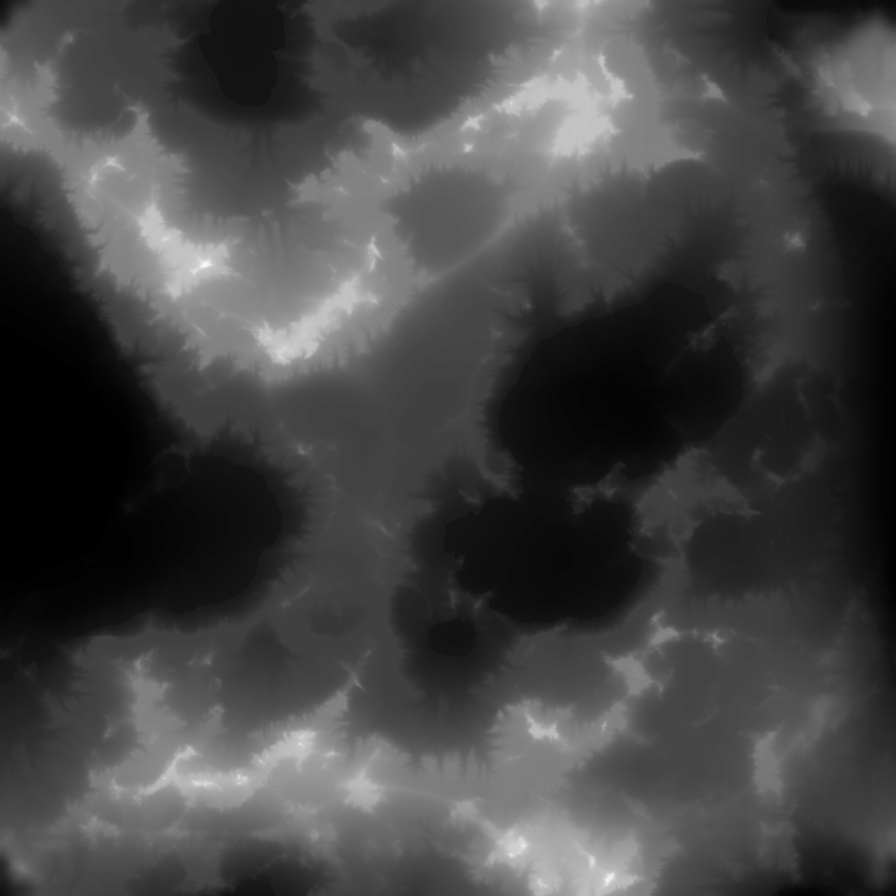
#> input picture vibecoded/games/landscape/assets/heightmap.png, 1792 x 1792 px, given in place of heightmap.bmp, which was not available (shown at 1/2 size)
$ python convert-assets.py
#> lines starting #> are read from the running program, lines starting #| are printed output that depends on the picture; pictures that were not available may be replaced by others from this repository, and a replacement may not be noted
#!/usr/bin/env python3
"""Convert the 2010 demo's 8-bit BMPs into PNGs the browser can load.

The originals are left untouched. Output is committed to html/assets/
so that running the demo needs no build step; this script exists so the
derivation is reproducible and documented.

    python3 html/tools/convert-assets.py

Notes on the source data:
  - heightmap.bmp has a pure grayscale palette, so the palette index IS
    the terrain height. Verified below rather than assumed.
  - texture.bmp keeps its own 256-colour palette. It is written as an
    indexed PNG (1.9 MB) rather than RGB (5.8 MB); both are lossless,
    and retro mode depends on the palette colours being exact, which
    rules out lossy formats.
"""
import sys
from pathlib import Path

try:
    from PIL import Image
except ImportError:
    sys.exit("Pillow is required:  pip install pillow")

TOOLS = Path(__file__).resolve().parent
ROOT = TOOLS.parent.parent          # the original demo directory
OUT = TOOLS.parent / "assets"       # html/assets


def convert(src_name, dst_name, mode=None):
    src, dst = ROOT / src_name, OUT / dst_name
    if not src.exists():
        sys.exit(f"missing source asset: {src}")
    img = Image.open(src)
    if mode:
        img = img.convert(mode)
    dst.parent.mkdir(parents=True, exist_ok=True)
    img.save(dst, optimize=True)
    print(f"{src_name:16} {img.size[0]}x{img.size[1]} {img.mode:2} "
          f"-> {dst_name:16} {dst.stat().st_size // 1024:5} KB")
    return img


def convert_sky(src_name, dst_name):
    """The sky strip is ordered dithering left over from 8-bit colour.

    Stretched across the screen at 24bpp that dither reads as coloured
    speckle rather than as a gradient, so it gets a light blur. The
    terrain texture is deliberately NOT treated this way: there the
    dither is the look, and retro mode needs its palette exact.

    The blur wraps horizontally -- it is a panorama, and blurring the
    edges independently would put a seam at due north.
    """
    from PIL import ImageFilter
    img = Image.open(ROOT / src_name).convert("RGB")
    w, h = img.size
    wide = Image.new("RGB", (w * 3, h))
    for i in range(3):
        wide.paste(img, (i * w, 0))
    wide = wide.filter(ImageFilter.GaussianBlur(1.4))
    out = wide.crop((w, 0, w * 2, h))
    dst = OUT / dst_name
    out.save(dst, optimize=True)
    print(f"{src_name:16} {w}x{h} RGB -> {dst_name:16} "
          f"{dst.stat().st_size // 1024:5} KB (de-dithered)")


def main():
    # The height == palette index claim the shader relies on.
    raw = Image.open(ROOT / "heightmap.bmp")
#> raw is the input picture: PIL image 1792x1792 L; min 0, max 249, mean 69.1
    idx = list(raw.getdata())
#> idx = 3211264 items
    grey = list(raw.convert("L").getdata())
#> grey = 3211264 items
    if idx != grey:
        sys.exit("heightmap palette is not a grayscale ramp; "
                 "the shader's height decoding would be wrong")
    print(f"verified: heightmap index == height, range "
          f"{min(idx)}-{max(idx)}")
#| verified: heightmap index == height, range 0-249

    convert("heightmap.bmp", "heightmap.png", "L")
#| heightmap.bmp    1792x1792 L  -> heightmap.png      473 KB
    convert("texture.bmp", "texture.png")
#> call 2 of convert, with src_name = 'texture.bmp', dst_name = 'texture.png'
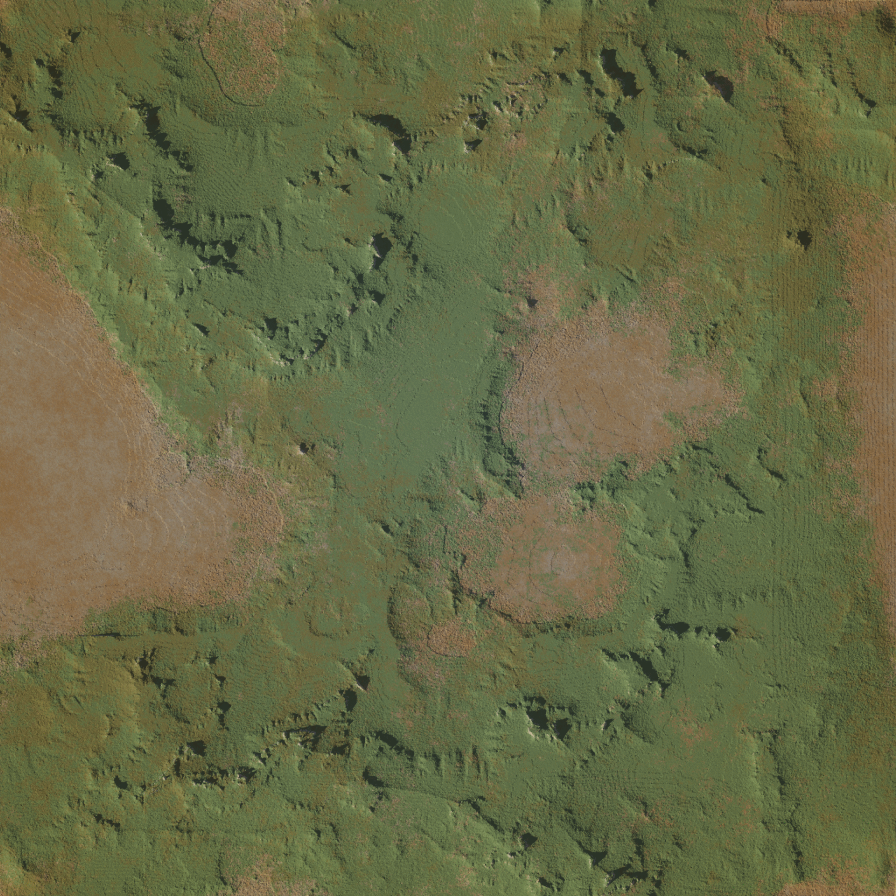
#> input picture vibecoded/games/landscape/assets/texture.png, 1792 x 1792 px, given in place of texture.bmp, which was not available (shown at 1/2 size)
#> in convert, img is the input picture: PIL image 1792x1792 P; mean R, G, B 102.9, 105.6, 69
#| texture.bmp      1792x1792 P  -> texture.png       1910 KB
    convert_sky("sky.bmp", "sky.png")
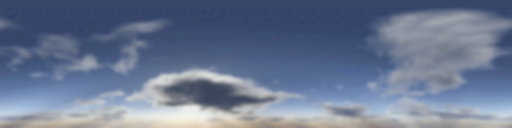
#> input picture vibecoded/games/landscape/assets/sky.png, 512 x 128 px, given in place of sky.bmp, which was not available
#> in convert_sky, img is the input picture: PIL image 512x128 RGB; mean R, G, B 106.1, 119.3, 145.4
#> in convert_sky, `wide = Image.new("RGB", (w * 3, h))`: wide: PIL image 1536x128 RGB; every value is 0
#> after the loop in convert_sky, `for i in range(3):`:
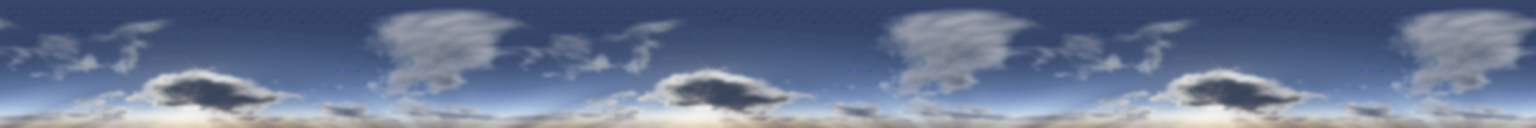
#> wide: PIL image 1536x128 RGB; mean R, G, B 106.1, 119.3, 145.4
#| sky.bmp          512x128 RGB -> sky.png             47 KB (de-dithered)

    # Round-trip check: the PNGs must decode back to the same values.
    for a, b, m in (("heightmap.bmp", "heightmap.png", "L"),
                    ("texture.bmp", "texture.png", "RGB")):
        if list(Image.open(ROOT / a).convert(m).getdata()) != \
           list(Image.open(OUT / b).convert(m).getdata()):
            sys.exit(f"round-trip mismatch: {a} != {b}")
    print("verified: PNG round-trip is lossless")


if __name__ == "__main__":
    main()
